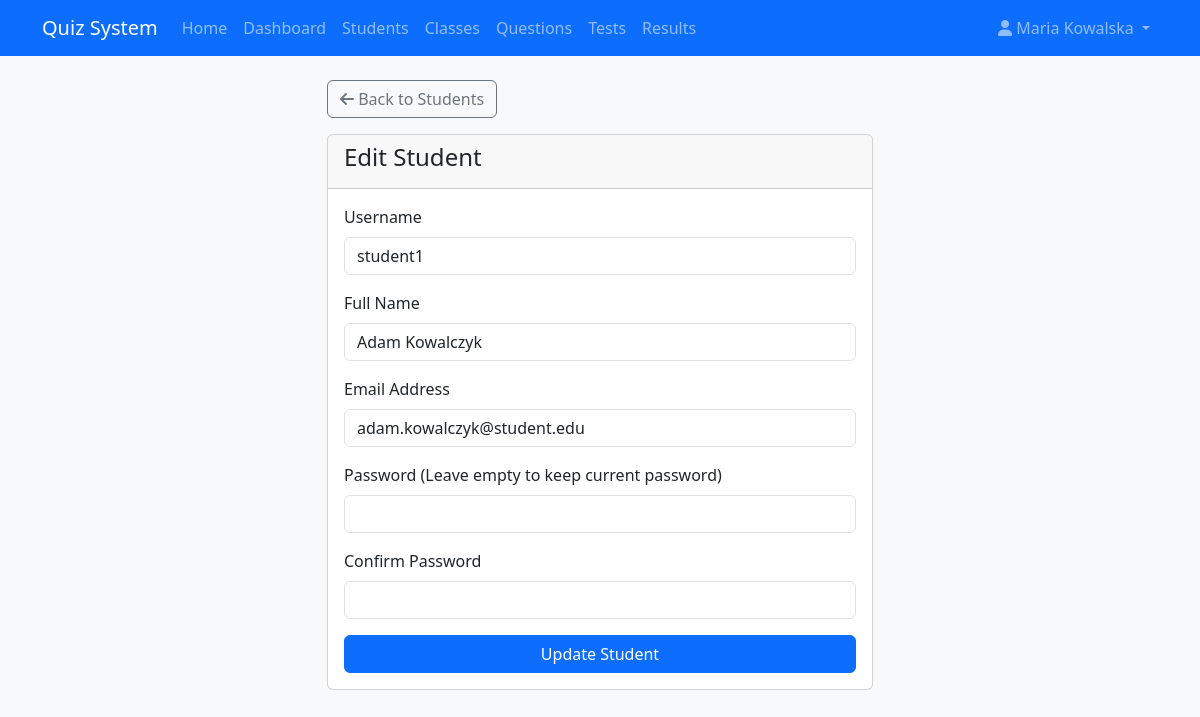
The app's page /quiz_system/teachers/editStudent/6 (signed in) with its own data.
### tables this page shows
CREATE TABLE IF NOT EXISTS users (
    id INT AUTO_INCREMENT PRIMARY KEY,
    username VARCHAR(50) NOT NULL UNIQUE,
    password VARCHAR(255) NOT NULL,
    name VARCHAR(100) NOT NULL,
    role ENUM('teacher', 'student') NOT NULL,
    email VARCHAR(100) UNIQUE,
    created_at TIMESTAMP DEFAULT CURRENT_TIMESTAMP
);

### quiz_system/app/core/Router.php (called while the page is built, shortened)
<?php
class Router {
    protected $action = 'index';
    protected $url;
    public function __construct() {
        $this->url = $this->parseUrl();
    }
    public function route() {
        $this->controller = new $this->controller;
        if(isset($this->url[1])) {
            if(method_exists($this->controller, $this->url[1])) {
                $this->action = $this->url[1];
            }
        }
        $this->params = $this->url ? array_values($this->url) : [];
        call_user_func_array([$this->controller, $this->action], $this->params);
    }
    protected function parseUrl() {
        if(isset($_GET['url'])) {
            $url = rtrim($_GET['url'], '/');
            $url = filter_var($url, FILTER_SANITIZE_URL);
            $url = explode('/', $url);
            return $url;
        }
        return [];
    }
}
?>

### quiz_system/index.php (called while the page is built, shortened)
<?php
require_once ROOT_PATH . '/app/config/database.php';
require_once ROOT_PATH . '/app/core/Router.php';
require_once ROOT_PATH . '/app/core/Controller.php';
require_once ROOT_PATH . '/app/core/Database.php';
require_once ROOT_PATH . '/app/models/User.php';
$router = new Router();
$router->route();
?>

### quiz_system/app/core/Database.php (called while the page is built, shortened)
<?php
class Database {
    private $host = DB_HOST;
    private $user = DB_USER;
    private $pass = DB_PASS;
    private $dbname = DB_NAME;
    private $dbh;
    private $stmt;
    public function __construct() {
        $dsn = 'mysql:host=' . $this->host . ';dbname=' . $this->dbname;
        $options = [
            PDO::ATTR_PERSISTENT => true,
            PDO::ATTR_ERRMODE => PDO::ERRMODE_EXCEPTION
        ];
        try {
            $this->dbh = new PDO($dsn, $this->user, $this->pass, $options);
        } catch(PDOException $e) {
            $this->error = $e->getMessage();
            echo $this->error;
        }
    }
    public function query($sql) {
        $this->stmt = $this->dbh->prepare($sql);
    }
    public function bind($param, $value, $type = null) {
        if(is_null($type)) {
            switch(true) {
                default:
                    $type = PDO::PARAM_STR;
            }
        }
        $this->stmt->bindValue($param, $value, $type);
    }
    public function execute() {
        return $this->stmt->execute();
    }
    public function single() {
        $this->execute();
        return $this->stmt->fetch(PDO::FETCH_OBJ);
    }
}
?>

### quiz_system/app/models/User.php (called while the page is built, shortened)
<?php
class User {
    private $db;
    public function __construct() {
        $this->db = new Database;
    }
    public function getUserById($id) {
        $this->db->query('SELECT * FROM users WHERE id = :id');
        $this->db->bind(':id', $id);
        return $this->db->single();
    }
}
?>

### quiz_system/app/views/teachers/students/edit.php (the view, shortened to what this page needs)
<?php require APP_ROOT . '/views/inc/header.php'; ?>
<div class="row">
    <div class="col-md-6 mx-auto">
        <a href="<?php echo URL_ROOT; ?>/teachers/students" class="btn btn-outline-secondary mb-3">
            <i class="fas fa-arrow-left"></i> Back to Students
        </a>
        <div class="card">
            <div class="card-header">
                <h4>Edit Student</h4>
            </div>
            <div class="card-body">
                <form action="<?php echo URL_ROOT; ?>/teachers/editStudent/<?php echo $id; ?>" method="post">
                    <div class="mb-3">
                        <label for="username" class="form-label">Username</label>
                        <input type="text" name="username" class="form-control <?php echo (!empty($username_err)) ? 'is-invalid' : ''; ?>"
                               value="<?php echo $username; ?>">
                    </div>
                    <div class="mb-3">
                        <label for="name" class="form-label">Full Name</label>
                        <input type="text" name="name" class="form-control <?php echo (!empty($name_err)) ? 'is-invalid' : ''; ?>"
                               value="<?php echo $name; ?>">
                    </div>
                    <div class="mb-3">
                        <label for="email" class="form-label">Email Address</label>
                        <input type="email" name="email" class="form-control <?php echo (!empty($email_err)) ? 'is-invalid' : ''; ?>"
                               value="<?php echo $email; ?>">
                    </div>
                    <div class="mb-3">
                        <label for="password" class="form-label">Password (Leave empty to keep current password)</label>
                        <input type="password" name="password" class="form-control <?php echo (!empty($password_err)) ? 'is-invalid' : ''; ?>">
                    </div>
                    <div class="mb-3">
                        <label for="confirm_password" class="form-label">Confirm Password</label>
                        <input type="password" name="confirm_password" class="form-control <?php echo (!empty($confirm_password_err)) ? 'is-invalid' : ''; ?>">
                    </div>
                    <div class="d-grid">
                        <button type="submit" class="btn btn-primary">Update Student</button>
                    </div>
                </form>
            </div>
        </div>
    </div>
</div>
<?php require APP_ROOT . '/views/inc/footer.php'; ?>

### quiz_system/public/css/style.css (style rules this page uses)
body { background-color: #f8f9fa; }
html, body { height: 100%; }
body { display: flex; flex-direction: column; }

### records on screen
users: username "student1", name "Adam Kowalczyk", email "adam.kowalczyk@student.edu"

### other values on screen
SITE_NAME "Quiz System"
$_SESSION['user_name'] "Maria Kowalska"
